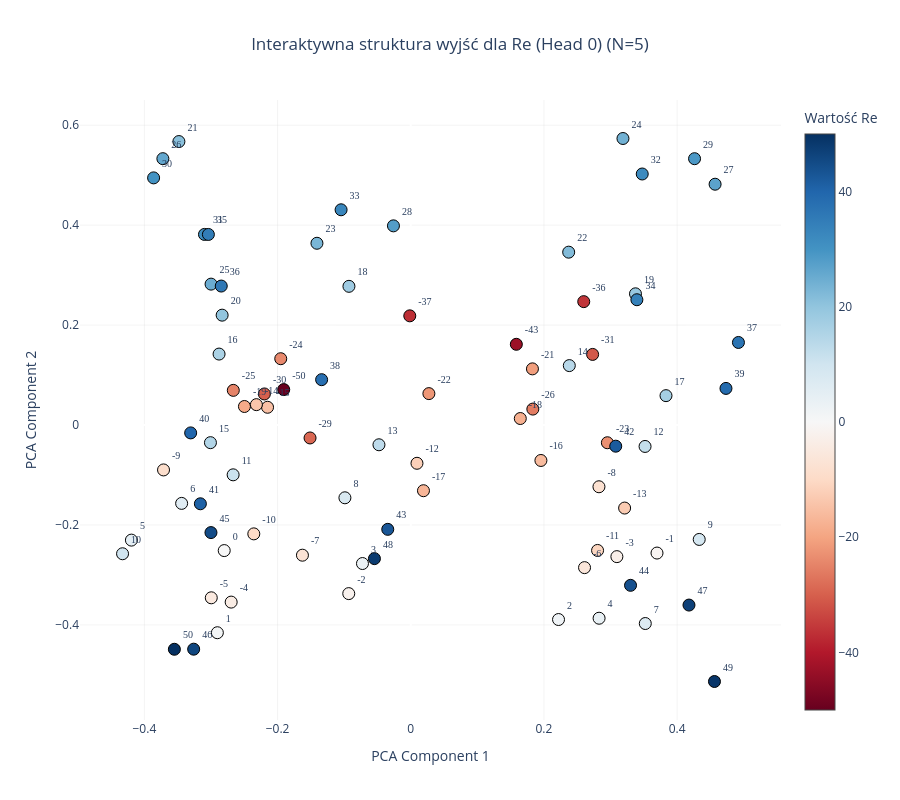
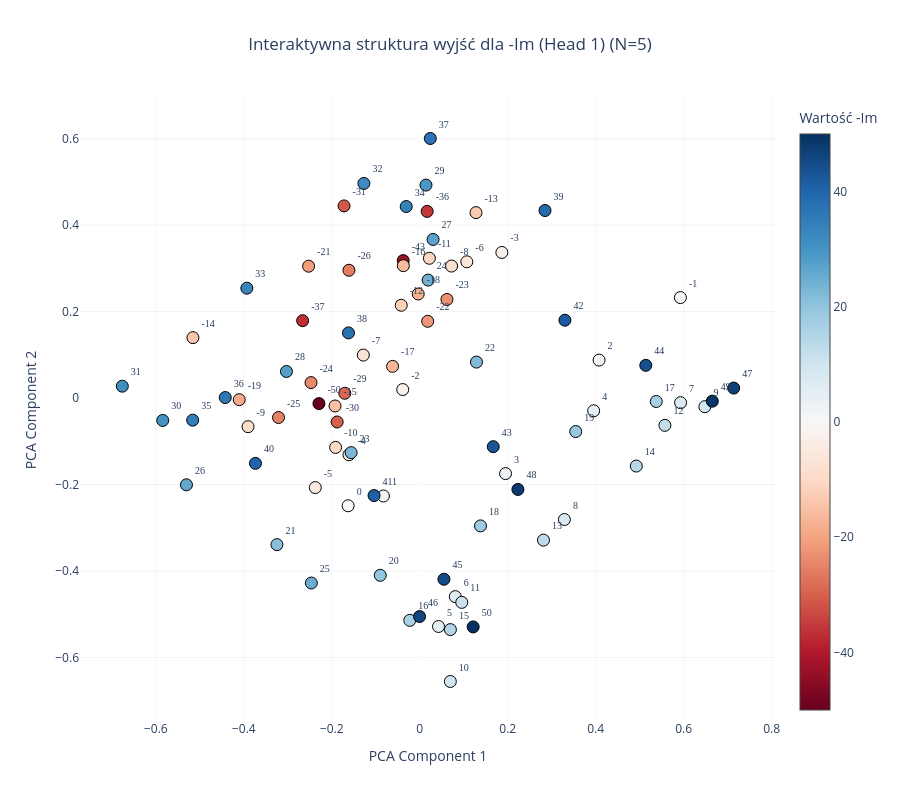

The code cell stored with these charts, in order, in its notebook:
### Code cell
plot_output_head_plotly(model, N=5, head_idx=0)

plot_output_head_plotly(model, N=5, head_idx=1)

### Figure 1 — Plotly figure (JSON) as saved in the notebook; plotly's stock layout.template omitted (floating-point values rounded to 4 significant figures)
{"data": [{"hoverinfo": "text", "hovertext": ["Token ID: 0<br>Wartość algebraiczna: -50", "Token ID: 7<br>Wartość algebraiczna: -43", "Token ID: 13<br>Wartość algebraiczna: -37", "Token ID: 14<br>Wartość algebraiczna: -36", "Token ID: 19<br>Wartość algebraiczna: -31", "Token ID: 20<br>Wartość algebraiczna: -30", "Token ID: 21<br>Wartość algebraiczna: -29", "Token ID: 24<br>Wartość algebraiczna: -26", "Token ID: 25<br>Wartość algebraiczna: -25", "Token ID: 26<br>Wartość algebraiczna: -24", "Token ID: 27<br>Wartość algebraiczna: -23", "Token ID: 28<br>Wartość algebraiczna: -22", "Token ID: 29<br>Wartość algebraiczna: -21", "Token ID: 31<br>Wartość algebraiczna: -19", "Token ID: 32<br>Wartość algebraiczna: -18", "Token ID: 33<br>Wartość algebraiczna: -17", "Token ID: 34<br>Wartość algebraiczna: -16", "Token ID: 35<br>Wartość algebraiczna: -15", "Token ID: 36<br>Wartość algebraiczna: -14", "Token ID: 37<br>Wartość algebraiczna: -13", "Token ID: 38<br>Wartość algebraiczna: -12", "Token ID: 39<br>Wartość algebraiczna: -11", "Token ID: 40<br>Wartość algebraiczna: -10", "Token ID: 41<br>Wartość algebraiczna: -9", "Token ID: 42<br>Wartość algebraiczna: -8", "Token ID: 43<br>Wartość algebraiczna: -7", "Token ID: 44<br>Wartość algebraiczna: -6", "Token ID: 45<br>Wartość algebraiczna: -5", "Token ID: 46<br>Wartość algebraiczna: -4", "Token ID: 47<br>Wartość algebraiczna: -3", "Token ID: 48<br>Wartość algebraiczna: -2", "Token ID: 49<br>Wartość algebraiczna: -1", "Token ID: 50<br>Wartość algebraiczna: 0", "Token ID: 51<br>Wartość algebraiczna: 1", "Token ID: 52<br>Wartość algebraiczna: 2", "Token ID: 53<br>Wartość algebraiczna: 3", "Token ID: 54<br>Wartość algebraiczna: 4", "Token ID: 55<br>Wartość algebraiczna: 5", "Token ID: 56<br>Wartość algebraiczna: 6", "Token ID: 57<br>Wartość algebraiczna: 7", "Token ID: 58<br>Wartość algebraiczna: 8", "Token ID: 59<br>Wartość algebraiczna: 9", "Token ID: 60<br>Wartość algebraiczna: 10", "Token ID: 61<br>Wartość algebraiczna: 11", "Token ID: 62<br>Wartość algebraiczna: 12", "Token ID: 63<br>Wartość algebraiczna: 13", "Token ID: 64<br>Wartość algebraiczna: 14", "Token ID: 65<br>Wartość algebraiczna: 15", "Token ID: 66<br>Wartość algebraiczna: 16", "Token ID: 67<br>Wartość algebraiczna: 17", "Token ID: 68<br>Wartość algebraiczna: 18", "Token ID: 69<br>Wartość algebraiczna: 19", "Token ID: 70<br>Wartość algebraiczna: 20", "Token ID: 71<br>Wartość algebraiczna: 21", "Token ID: 72<br>Wartość algebraiczna: 22", "Token ID: 73<br>Wartość algebraiczna: 23", "Token ID: 74<br>Wartość algebraiczna: 24", "Token ID: 75<br>Wartość algebraiczna: 25", "Token ID: 76<br>Wartość algebraiczna: 26", "Token ID: 77<br>Wartość algebraiczna: 27", "Token ID: 78<br>Wartość algebraiczna: 28", "Token ID: 79<br>Wartość algebraiczna: 29", "Token ID: 80<br>Wartość algebraiczna: 30", "Token ID: 81<br>Wartość algebraiczna: 31", "Token ID: 82<br>Wartość algebraiczna: 32", "Token ID: 83<br>Wartość algebraiczna: 33", "Token ID: 84<br>Wartość algebraiczna: 34", "Token ID: 85<br>Wartość algebraiczna: 35", "Token ID: 86<br>Wartość algebraiczna: 36", "Token ID: 87<br>Wartość algebraiczna: 37", "Token ID: 88<br>Wartość algebraiczna: 38", "Token ID: 89<br>Wartość algebraiczna: 39", "Token ID: 90<br>Wartość algebraiczna: 40", "Token ID: 91<br>Wartość algebraiczna: 41", "Token ID: 92<br>Wartość algebraiczna: 42", "Token ID: 93<br>Wartość algebraiczna: 43", "Token ID: 94<br>Wartość algebraiczna: 44", "Token ID: 95<br>Wartość algebraiczna: 45", "Token ID: 96<br>Wartość algebraiczna: 46", "Token ID: 97<br>Wartość algebraiczna: 47", "Token ID: 98<br>Wartość algebraiczna: 48", "Token ID: 99<br>Wartość algebraiczna: 49", "Token ID: 100<br>Wartość algebraiczna: 50"], "marker": {"color": [-50, -43, -37, -36, -31, -30, -29, -26, -25, -24, -23, -22, -21, -19, -18, -17, -16, -15, -14, -13, -12, -11, -10, -9, -8, -7, -6, -5, -4, -3, -2, -1, 0, 1, 2, 3, 4, 5, 6, 7, 8, 9, 10, 11, 12, 13, 14, 15, 16, 17, 18, 19, 20, 21, 22, 23, 24, 25, 26, 27, 28, 29, 30, 31, 32, 33, 34, 35, 36, 37, 38, 39, 40, 41, 42, 43, 44, 45, 46, 47, 48, 49, 50], "colorbar": {"title": {"text": "Wartość Re"}}, "colorscale": [[0, "rgb(103,0,31)"], [0.1, "rgb(178,24,43)"], [0.2, "rgb(214,96,77)"], [0.3, "rgb(244,165,130)"], [0.4, "rgb(253,219,199)"], [0.5, "rgb(247,247,247)"], [0.6, "rgb(209,229,240)"], [0.7, "rgb(146,197,222)"], [0.8, "rgb(67,147,195)"], [0.9, "rgb(33,102,172)"], [1, "rgb(5,48,97)"]], "line": {"color": "Black", "width": 1}, "showscale": true, "size": 12}, "mode": "markers+text", "text": ["-50", "-43", "-37", "-36", "-31", "-30", "-29", "-26", "-25", "-24", "-23", "-22", "-21", "-19", "-18", "-17", "-16", "-15", "-14", "-13", "-12", "-11", "-10", "-9", "-8", "-7", "-6", "-5", "-4", "-3", "-2", "-1", "0", "1", "2", "3", "4", "5", "6", "7", "8", "9", "10", "11", "12", "13", "14", "15", "16", "17", "18", "19", "20", "21", "22", "23", "24", "25", "26", "27", "28", "29", "30", "31", "32", "33", "34", "35", "36", "37", "38", "39", "40", "41", "42", "43", "44", "45", "46", "47", "48", "49", "50"], "textfont": {"family": "Arial Black", "size": 10}, "textposition": "top right", "type": "scatter", "x": [-0.1907, 0.1585, -0.001454, 0.2597, 0.2731, -0.2198, -0.1512, 0.1833, -0.2664, -0.1952, 0.2952, 0.02723, 0.1827, -0.2497, 0.1645, 0.0191, 0.1954, -0.215, -0.2318, 0.3211, 0.009333, 0.2805, -0.2357, -0.3712, 0.2826, -0.1626, 0.2609, -0.2995, -0.2697, 0.3095, -0.09309, 0.3698, -0.2801, -0.2904, 0.2219, -0.07248, 0.2828, -0.4194, -0.344, 0.3521, -0.09886, 0.4331, -0.4327, -0.2667, 0.3518, -0.04773, 0.2381, -0.3008, -0.2878, 0.3833, -0.09279, 0.3374, -0.2832, -0.3481, 0.2371, -0.1409, 0.3186, -0.2998, -0.3722, 0.457, -0.026, 0.4261, -0.3861, -0.3097, 0.3476, -0.1046, 0.3395, -0.3039, -0.2845, 0.492, -0.1338, 0.4733, -0.3305, -0.3159, 0.3078, -0.03453, 0.33, -0.3, -0.3259, 0.4178, -0.05453, 0.456, -0.3549], "y": [0.07095, 0.1616, 0.2185, 0.247, 0.1413, 0.0622, -0.02588, 0.03189, 0.06938, 0.1327, -0.03546, 0.06288, 0.1124, 0.0371, 0.01302, -0.1315, -0.07095, 0.03554, 0.04077, -0.1662, -0.07658, -0.251, -0.2178, -0.08987, -0.1236, -0.2605, -0.2854, -0.3458, -0.3544, -0.2634, -0.3374, -0.2562, -0.2513, -0.4157, -0.3893, -0.2772, -0.3867, -0.2303, -0.1568, -0.3973, -0.1456, -0.229, -0.2576, -0.09965, -0.04288, -0.03952, 0.1189, -0.03531, 0.142, 0.0588, 0.2776, 0.2626, 0.2199, 0.5673, 0.346, 0.3638, 0.5734, 0.282, 0.5331, 0.4819, 0.3986, 0.533, 0.4946, 0.3815, 0.5024, 0.4308, 0.2508, 0.3814, 0.2781, 0.1653, 0.09077, 0.07328, -0.01576, -0.1576, -0.04237, -0.2088, -0.3209, -0.2153, -0.4486, -0.3603, -0.2674, -0.5133, -0.4488]}], "layout": {"height": 800, "paper_bgcolor": "white", "plot_bgcolor": "white", "showlegend": false, "title": {"text": "Interaktywna struktura wyjść dla Re (Head 0) (N=5)", "x": 0.5, "xanchor": "center"}, "width": 900, "xaxis": {"gridcolor": "rgba(200,200,200,0.2)", "title": {"text": "PCA Component 1"}}, "yaxis": {"gridcolor": "rgba(200,200,200,0.2)", "title": {"text": "PCA Component 2"}}}}

### Figure 2 — Plotly figure (JSON) as saved in the notebook; plotly's stock layout.template omitted (floating-point values rounded to 4 significant figures)
{"data": [{"hoverinfo": "text", "hovertext": ["Token ID: 0<br>Wartość algebraiczna: -50", "Token ID: 7<br>Wartość algebraiczna: -43", "Token ID: 13<br>Wartość algebraiczna: -37", "Token ID: 14<br>Wartość algebraiczna: -36", "Token ID: 19<br>Wartość algebraiczna: -31", "Token ID: 20<br>Wartość algebraiczna: -30", "Token ID: 21<br>Wartość algebraiczna: -29", "Token ID: 24<br>Wartość algebraiczna: -26", "Token ID: 25<br>Wartość algebraiczna: -25", "Token ID: 26<br>Wartość algebraiczna: -24", "Token ID: 27<br>Wartość algebraiczna: -23", "Token ID: 28<br>Wartość algebraiczna: -22", "Token ID: 29<br>Wartość algebraiczna: -21", "Token ID: 31<br>Wartość algebraiczna: -19", "Token ID: 32<br>Wartość algebraiczna: -18", "Token ID: 33<br>Wartość algebraiczna: -17", "Token ID: 34<br>Wartość algebraiczna: -16", "Token ID: 35<br>Wartość algebraiczna: -15", "Token ID: 36<br>Wartość algebraiczna: -14", "Token ID: 37<br>Wartość algebraiczna: -13", "Token ID: 38<br>Wartość algebraiczna: -12", "Token ID: 39<br>Wartość algebraiczna: -11", "Token ID: 40<br>Wartość algebraiczna: -10", "Token ID: 41<br>Wartość algebraiczna: -9", "Token ID: 42<br>Wartość algebraiczna: -8", "Token ID: 43<br>Wartość algebraiczna: -7", "Token ID: 44<br>Wartość algebraiczna: -6", "Token ID: 45<br>Wartość algebraiczna: -5", "Token ID: 46<br>Wartość algebraiczna: -4", "Token ID: 47<br>Wartość algebraiczna: -3", "Token ID: 48<br>Wartość algebraiczna: -2", "Token ID: 49<br>Wartość algebraiczna: -1", "Token ID: 50<br>Wartość algebraiczna: 0", "Token ID: 51<br>Wartość algebraiczna: 1", "Token ID: 52<br>Wartość algebraiczna: 2", "Token ID: 53<br>Wartość algebraiczna: 3", "Token ID: 54<br>Wartość algebraiczna: 4", "Token ID: 55<br>Wartość algebraiczna: 5", "Token ID: 56<br>Wartość algebraiczna: 6", "Token ID: 57<br>Wartość algebraiczna: 7", "Token ID: 58<br>Wartość algebraiczna: 8", "Token ID: 59<br>Wartość algebraiczna: 9", "Token ID: 60<br>Wartość algebraiczna: 10", "Token ID: 61<br>Wartość algebraiczna: 11", "Token ID: 62<br>Wartość algebraiczna: 12", "Token ID: 63<br>Wartość algebraiczna: 13", "Token ID: 64<br>Wartość algebraiczna: 14", "Token ID: 65<br>Wartość algebraiczna: 15", "Token ID: 66<br>Wartość algebraiczna: 16", "Token ID: 67<br>Wartość algebraiczna: 17", "Token ID: 68<br>Wartość algebraiczna: 18", "Token ID: 69<br>Wartość algebraiczna: 19", "Token ID: 70<br>Wartość algebraiczna: 20", "Token ID: 71<br>Wartość algebraiczna: 21", "Token ID: 72<br>Wartość algebraiczna: 22", "Token ID: 73<br>Wartość algebraiczna: 23", "Token ID: 74<br>Wartość algebraiczna: 24", "Token ID: 75<br>Wartość algebraiczna: 25", "Token ID: 76<br>Wartość algebraiczna: 26", "Token ID: 77<br>Wartość algebraiczna: 27", "Token ID: 78<br>Wartość algebraiczna: 28", "Token ID: 79<br>Wartość algebraiczna: 29", "Token ID: 80<br>Wartość algebraiczna: 30", "Token ID: 81<br>Wartość algebraiczna: 31", "Token ID: 82<br>Wartość algebraiczna: 32", "Token ID: 83<br>Wartość algebraiczna: 33", "Token ID: 84<br>Wartość algebraiczna: 34", "Token ID: 85<br>Wartość algebraiczna: 35", "Token ID: 86<br>Wartość algebraiczna: 36", "Token ID: 87<br>Wartość algebraiczna: 37", "Token ID: 88<br>Wartość algebraiczna: 38", "Token ID: 89<br>Wartość algebraiczna: 39", "Token ID: 90<br>Wartość algebraiczna: 40", "Token ID: 91<br>Wartość algebraiczna: 41", "Token ID: 92<br>Wartość algebraiczna: 42", "Token ID: 93<br>Wartość algebraiczna: 43", "Token ID: 94<br>Wartość algebraiczna: 44", "Token ID: 95<br>Wartość algebraiczna: 45", "Token ID: 96<br>Wartość algebraiczna: 46", "Token ID: 97<br>Wartość algebraiczna: 47", "Token ID: 98<br>Wartość algebraiczna: 48", "Token ID: 99<br>Wartość algebraiczna: 49", "Token ID: 100<br>Wartość algebraiczna: 50"], "marker": {"color": [-50, -43, -37, -36, -31, -30, -29, -26, -25, -24, -23, -22, -21, -19, -18, -17, -16, -15, -14, -13, -12, -11, -10, -9, -8, -7, -6, -5, -4, -3, -2, -1, 0, 1, 2, 3, 4, 5, 6, 7, 8, 9, 10, 11, 12, 13, 14, 15, 16, 17, 18, 19, 20, 21, 22, 23, 24, 25, 26, 27, 28, 29, 30, 31, 32, 33, 34, 35, 36, 37, 38, 39, 40, 41, 42, 43, 44, 45, 46, 47, 48, 49, 50], "colorbar": {"title": {"text": "Wartość -Im"}}, "colorscale": [[0, "rgb(103,0,31)"], [0.1, "rgb(178,24,43)"], [0.2, "rgb(214,96,77)"], [0.3, "rgb(244,165,130)"], [0.4, "rgb(253,219,199)"], [0.5, "rgb(247,247,247)"], [0.6, "rgb(209,229,240)"], [0.7, "rgb(146,197,222)"], [0.8, "rgb(67,147,195)"], [0.9, "rgb(33,102,172)"], [1, "rgb(5,48,97)"]], "line": {"color": "Black", "width": 1}, "showscale": true, "size": 12}, "mode": "markers+text", "text": ["-50", "-43", "-37", "-36", "-31", "-30", "-29", "-26", "-25", "-24", "-23", "-22", "-21", "-19", "-18", "-17", "-16", "-15", "-14", "-13", "-12", "-11", "-10", "-9", "-8", "-7", "-6", "-5", "-4", "-3", "-2", "-1", "0", "1", "2", "3", "4", "5", "6", "7", "8", "9", "10", "11", "12", "13", "14", "15", "16", "17", "18", "19", "20", "21", "22", "23", "24", "25", "26", "27", "28", "29", "30", "31", "32", "33", "34", "35", "36", "37", "38", "39", "40", "41", "42", "43", "44", "45", "46", "47", "48", "49", "50"], "textfont": {"family": "Arial Black", "size": 10}, "textposition": "top right", "type": "scatter", "x": [-0.2292, -0.03759, -0.2662, 0.01685, -0.1721, -0.1878, -0.1705, -0.161, -0.3211, -0.2472, 0.06189, 0.01804, -0.2527, -0.4104, -0.003495, -0.06174, -0.03731, -0.1926, -0.5156, 0.1279, -0.04206, 0.02192, -0.1913, -0.3903, 0.07229, -0.1283, 0.107, -0.2375, -0.161, 0.1867, -0.0387, 0.5925, -0.1628, -0.08259, 0.4077, 0.1951, 0.3954, 0.04265, 0.0808, 0.593, 0.3289, 0.6482, 0.06952, 0.09549, 0.5573, 0.2813, 0.4923, 0.0697, -0.02267, 0.5377, 0.1381, 0.3547, -0.08976, -0.3247, 0.129, -0.1561, 0.01916, -0.2465, -0.5304, 0.03027, -0.303, 0.01419, -0.5843, -0.6762, -0.127, -0.3931, -0.03073, -0.5162, -0.4422, 0.02393, -0.162, 0.2848, -0.3735, -0.1039, 0.33, 0.1671, 0.5139, 0.05499, -0.0004414, 0.7137, 0.2232, 0.6651, 0.1214], "y": [-0.01288, 0.3179, 0.179, 0.4318, 0.4444, -0.05535, 0.011, 0.2956, -0.04506, 0.0357, 0.228, 0.1775, 0.305, -0.003786, 0.2407, 0.07328, 0.3062, -0.0184, 0.1397, 0.429, 0.2146, 0.3233, -0.1143, -0.06627, 0.3053, 0.0994, 0.3152, -0.2071, -0.1313, 0.3368, 0.01963, 0.2324, -0.2492, -0.2266, 0.08777, -0.1747, -0.02947, -0.5285, -0.4594, -0.01066, -0.281, -0.01996, -0.6557, -0.4727, -0.06317, -0.3287, -0.1574, -0.5357, -0.5143, -0.008017, -0.2958, -0.07749, -0.4101, -0.3391, 0.08322, -0.1263, 0.2729, -0.4279, -0.2007, 0.3669, 0.06146, 0.4926, -0.05183, 0.02743, 0.4964, 0.2542, 0.443, -0.05113, 0.001134, 0.6004, 0.1507, 0.4338, -0.1511, -0.2256, 0.1801, -0.1125, 0.07562, -0.4192, -0.5055, 0.02302, -0.2114, -0.007275, -0.5294]}], "layout": {"height": 800, "paper_bgcolor": "white", "plot_bgcolor": "white", "showlegend": false, "title": {"text": "Interaktywna struktura wyjść dla -Im (Head 1) (N=5)", "x": 0.5, "xanchor": "center"}, "width": 900, "xaxis": {"gridcolor": "rgba(200,200,200,0.2)", "title": {"text": "PCA Component 1"}}, "yaxis": {"gridcolor": "rgba(200,200,200,0.2)", "title": {"text": "PCA Component 2"}}}}
